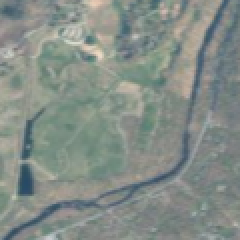
#> input picture imagery/Buckner.png, 120 x 120 px (shown 2 times larger)
$ python main.py
#> lines starting #> are read from the running program, lines starting #| are printed output that depends on the picture
import pandas as pd
import numpy as np
import matplotlib.pyplot as plt
from PIL import Image
import os
import math
import csv
from tqdm import tqdm

from scipy.optimize import minimize
from scipy.interpolate import interp1d
from exenf_alog import exenf_cost

from detection_funcs import get_audio_detection, seeker_orientation_uncertainty, get_seeker_group, get_visual_detection

# Constants
SITUATION = "Buckner"
SPACING = 10
MAX_ELEVATION = 603
DISTANCE_SCALE = 10
GENERATOR_COEF = 5 # J per Second
SPEED = 6.7 # m/s
height_dic = {'charged':1.5, 'charging':1.5} #CONFIRM HEIGHTS - ASSUME

# Load in Images
cwd = os.getcwd()
sat_path = os.path.join(cwd, 'imagery', SITUATION+'.png')
sat_map = np.asarray(Image.open(sat_path))
#> sat_map is the input picture: shape (120, 120, 4); mean R, G, B, A 132.4, 141.3, 135.4, 255
elevation_path = os.path.join(cwd, 'imagery', SITUATION+'_DEM.png')
elevation_map = np.asarray(Image.open(elevation_path))
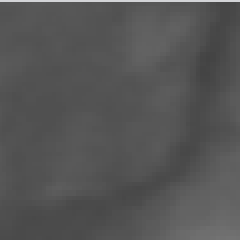
#> input picture imagery/Buckner_DEM.png, 120 x 120 px (shown 2 times larger)
#> elevation_map is the input picture: shape (120, 120, 4); mean R, G, B, A 85.4, 85.5, 85.5, 255
vegetation_path = os.path.join(cwd, 'imagery', SITUATION+'_NDVI.png')
vegetation_map = np.asarray(Image.open(vegetation_path))
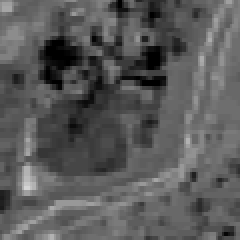
#> input picture imagery/Buckner_NDVI.png, 120 x 120 px (shown 2 times larger)
#> vegetation_map is the input picture: shape (120, 120, 4); mean R, G, B, A 89.5, 89.5, 89.5, 255

# Derived Constants
l, w, h = sat_map.shape
#> l = 120; w = 120; h = 4
rows = l // SPACING
#> rows = 12
cols = w // SPACING
#> cols = 12
buffer = SPACING // 2
N = rows * cols * 2
#> N = 288


# Seekers
seekers={1 : [(60,60), 2, 0, seeker_orientation_uncertainty['human']],
         2 : [(30,30), 2, np.pi/2, seeker_orientation_uncertainty['human']]}
         # 3 : [(90,90), 2, np.pi/2, seeker_orientation_uncertainty['human']]}

class Node():
    def __init__(self, node_id, x, y, z=0, e=0, v=0):
        """Node class for pathfinding algorithm

        Args:
            x (int): x coord
            y (int): y coord
            z (int): 0 for not charging, 1 for charging
            e (float): elevation at that node
            v (float): vegetation value at that node
        """
        self.id = node_id
        self.x = x
        self.y = y
        self.z = z
        self.e = e
        self.v = v
        self.neighbors = {}

        self.row,self.col = self.position_to_grid(self.x, self.y)

    def get_elevation(self):
        self.e = round((elevation_map[self.x,self.y][0]/255)*MAX_ELEVATION,1)

    def get_vegetation(self):
        self.v = round((3 - 3*(vegetation_map[self.x,self.y][0]/255)), 3)

    # [87 lines left out: functions find_neighbors, calculate_arc, not called in this run]

    def __str__(self):
        return f"{self.id}"

    def __repr__(self):
        return str(self)

    @staticmethod
    def position_to_grid(x, y, buffer=buffer, spacing=SPACING):
        """Convert x, y coordinates to grid row and column indices."""
        col = int((x - buffer) / spacing)
        row = int((y - buffer) / spacing)
        return row, col

def setup(rows, cols):
    """creates 3D grid of nodes with all attributes neccesary for cost function
    Args:
        rows (_type_): _description_
        cols (_type_): _description_

    Returns:
        _type_: _description_
    """
#> called with rows = 12, cols = 12
    top_grid = [[None for _ in range(1) for _ in range(cols)] for _ in range(rows)]
    bottom_grid = [[None for _ in range(1) for _ in range(cols)] for _ in range(rows)]
    grid = [top_grid, bottom_grid]
    node_id = 1

    # Iterate over the top and bottom grids
    for z in range(len(grid)):  # Iterate over the two grids (top and bottom)
        for j in range(rows):  # Iterate over rows
            for i in range(cols):  # Iterate over columns
                # Create a node with a unique ID and appropriate position
                node = Node(node_id, buffer + i * SPACING, buffer + j * SPACING, z)
                node.get_elevation()  # Assuming this method gets elevation data
                node.get_vegetation()  # Assuming this method gets vegetation data
                grid[z][j][i] = node  # Assign the node to the appropriate grid and position
                node_id += 1  # Increment the node ID for the next node
#> this loop made 2 passes
    return grid

# [89 lines left out: functions get_arcs, direction_of_travel, display_grid, get_in_out_arcs, not called in this run]

from collections import defaultdict

def get_triangle_sets(super_grid, arc_dictionary):
    pass


# [58 lines left out: functions pad_to_length, write_to_csv, extract_arcs, not called in this run]

def extract_path(csv_name):
    path = []
    with open(csv_name, mode="r") as file:
        reader = csv.reader(file)
        next(reader)
        for row in reader:
            path.append(float(row[0]))
    return path

from matplotlib.lines import Line2D

# [204 lines left out: functions plot_path, plot_detection_field, find_node_by_id, plot_battery, plot_energy, plot_battery_depletion and 1 more, not called in this run]


super_grid = setup(rows, cols)
plot = True


print(super_grid)
#> (printed output is left out)

if plot == True:
    path = extract_path('output_12x12.csv')
#> (the run stopped early here; a loop or call above may not have finished)
